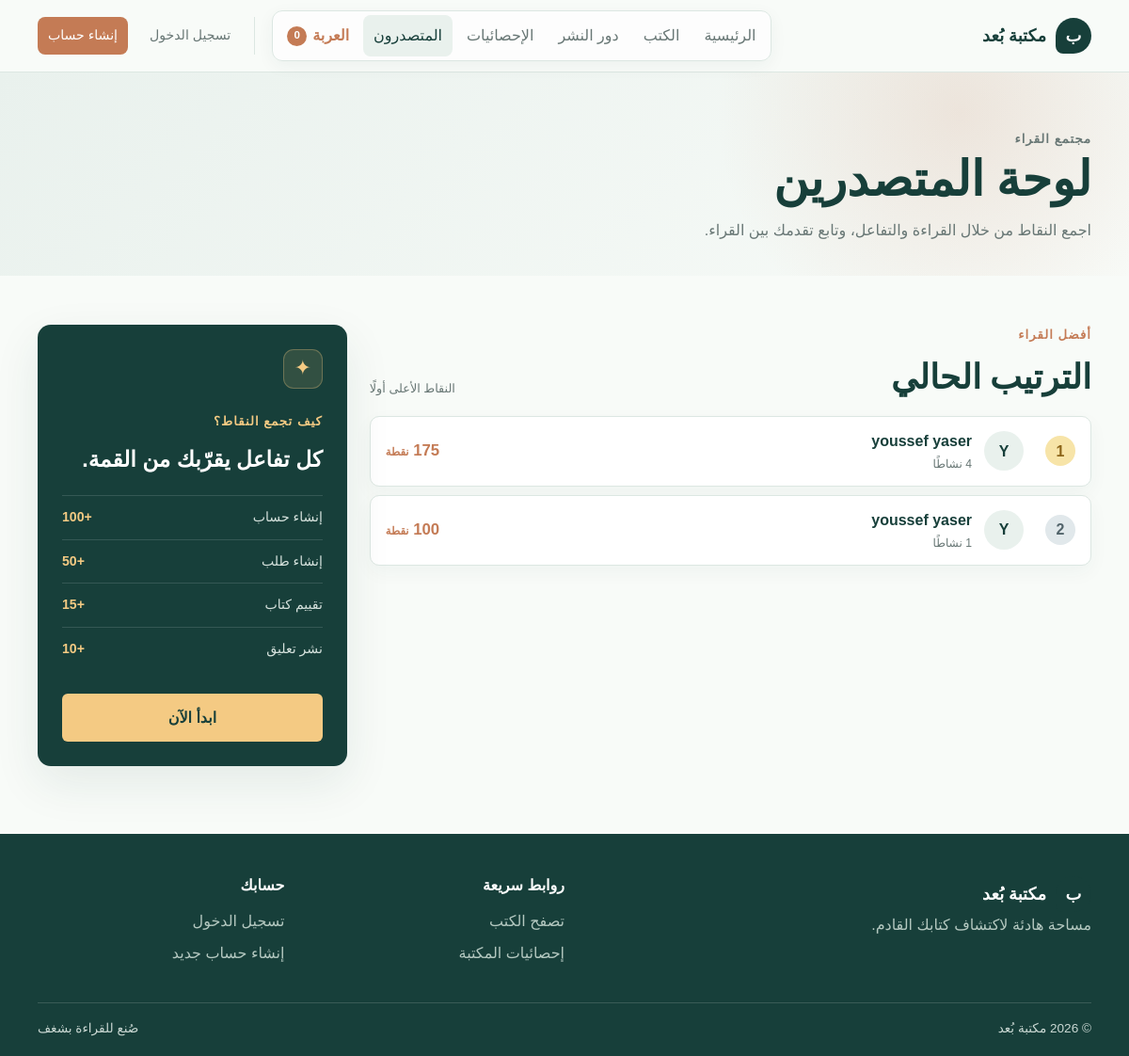
The page /leaderboard.php on the database its author committed.
### tables this page shows
CREATE TABLE `users` (
  `id` int(10) UNSIGNED NOT NULL,
  `name` varchar(100) NOT NULL,
  `email` varchar(255) NOT NULL,
  `password` varchar(255) NOT NULL,
  `role` enum('admin','user') NOT NULL DEFAULT 'user'
);

### includes/app.php (called while the page is built, shortened)
<?php
require_once __DIR__ . '/../admin/includes/helpers.php';
function isLoggedIn(): bool
{
    return isset($_SESSION['user_id']);
}

### admin/includes/helpers.php (called while the page is built, shortened)
<?php
function e(mixed $value): string
{
    return htmlspecialchars((string) $value, ENT_QUOTES, 'UTF-8');
}

### leaderboard.php (the view, shortened to what this page needs)
<?php
require_once __DIR__ . '/includes/app.php';
$statement = $pdo->query('SELECT users.id, users.name, COALESCE(SUM(points_ledger.points), 0) AS points, COUNT(points_ledger.id) AS activities FROM users LEFT JOIN points_ledger ON points_ledger.user_id = users.id WHERE users.role = "user" GROUP BY users.id, users.name ORDER BY points DESC, users.id ASC LIMIT 50');
$leaders = $statement->fetchAll();
$currentUserId = isLoggedIn() ? (int) $_SESSION['user_id'] : 0;
$currentRank = null;
$currentPoints = 0;
require __DIR__ . '/includes/header.php';
?>
<section class="page-intro leaderboard-intro"><div class="container"><p class="eyebrow">مجتمع القراء</p><h1>لوحة المتصدرين</h1><p>اجمع النقاط من خلال القراءة والتفاعل، وتابع تقدمك بين القراء.</p></div></section>
<section class="section leaderboard-section"><div class="container leaderboard-layout">
    <div class="leaderboard-main">
        <div class="section-heading"><div><p class="eyebrow">أفضل القراء</p><h2>الترتيب الحالي</h2></div><span class="leaderboard-rule">النقاط الأعلى أولًا</span></div>
        <?php if (!$leaders): ?>
            <div class="empty-state"><h2>ابدأ المنافسة</h2><p>لا توجد نقاط بعد. أنشئ حسابًا وابدأ التفاعل مع الكتب.</p></div>
        <?php else: ?>
            <div class="leaderboard-list">
                <?php foreach ($leaders as $index => $leader): ?>
                    <?php $rank = $index + 1; ?>
                    <article class="leaderboard-row <?= $currentUserId === (int) $leader['id'] ? 'is-current-user' : '' ?>">
                        <span class="leaderboard-rank rank-<?= $rank <= 3 ? $rank : 'default' ?>"><?= $rank ?></span>
                        <span class="leaderboard-avatar" aria-hidden="true"><?= e(mb_strtoupper(mb_substr((string) $leader['name'], 0, 1))) ?></span>
                        <span class="leaderboard-person"><strong><?= e($leader['name']) ?></strong><small><?= e($leader['activities']) ?> نشاطًا</small></span>
                        <strong class="leaderboard-points"><?= e(number_format((int) $leader['points'])) ?> <small>نقطة</small></strong>
                    </article>
                <?php endforeach; ?>
            </div>
        <?php endif; ?>
    </div>
    <aside class="points-card">
        <span class="points-card-icon" aria-hidden="true">✦</span>
        <p class="eyebrow">كيف تجمع النقاط؟</p>
        <h2>كل تفاعل يقرّبك من القمة.</h2>
        <ul class="points-rules"><li><span>إنشاء حساب</span><b>+100</b></li><li><span>إنشاء طلب</span><b>+50</b></li><li><span>تقييم كتاب</span><b>+15</b></li><li><span>نشر تعليق</span><b>+10</b></li></ul>
        <?php if (!isLoggedIn()): ?><a class="button button-primary" href="register.php">ابدأ الآن</a><?php elseif ($currentRank !== null): ?><div class="current-score"><span>ترتيبك الحالي</span><strong>#<?= e($currentRank) ?></strong><small><?= e(number_format($currentPoints)) ?> نقطة</small></div><?php else: ?><p class="points-note">لم تسجل نقاطًا بعد. قيّم كتابًا أو شارك رأيك لتظهر هنا.</p><?php endif; ?>
    </aside>
</div></section>
<?php require __DIR__ . '/includes/footer.php'; ?>

### assets/site.css (style rules this page uses)
button, .button, a { -webkit-tap-highlight-color: transparent; }
.button { min-height: 44px; }
:root { --ink:#173f3a; --muted:#687775; --paper:#f8fbf8; --line:#dce7e2; --accent:#c47b55; --mint:#e9f1ed; --white:#fff; --shadow:0 18px 50px rgba(23,63,58,.09); }
* { box-sizing:border-box; }
html { scroll-behavior:smooth; }
body { margin:0; color:var(--ink); background:var(--paper); font-family:'IBM Plex Sans Arabic',Tahoma,sans-serif; line-height:1.7; }
a { color:inherit; text-decoration:none; }
.container { width:min(1120px,calc(100% - 40px)); margin-inline:auto; }
.eyebrow { color:var(--accent); font-size:.82rem; font-weight:700; letter-spacing:.08em; margin:0 0 12px; }
h1,h2,h3,p { margin-top:0; }
h1,h2 { line-height:1.25; }
.button { display:inline-flex; justify-content:center; align-items:center; gap:8px; border:1px solid transparent; border-radius:6px; padding:11px 18px; cursor:pointer; font-weight:600; transition:.2s ease; }
.button-primary { color:var(--white); background:var(--ink); }
.section { padding:72px 0; }
.section-heading { display:flex; justify-content:space-between; align-items:end; gap:20px; margin-bottom:28px; }
.section-heading h2 { font-family:'Playfair Display',serif; font-size:2.2rem; margin-bottom:0; }
.page-intro { padding:60px 0 34px; background:linear-gradient(135deg,var(--mint),var(--paper)); }
.page-intro h1 { font-family:'Playfair Display',serif; font-size:3.2rem; margin-bottom:8px; }
.page-intro p { color:var(--muted); margin-bottom:0; }
.leaderboard-intro { background:radial-gradient(circle at 85% 20%, rgba(196,123,85,.16), transparent 25%), linear-gradient(135deg,var(--mint),var(--paper)); }
.leaderboard-section { padding-top:52px; }
.leaderboard-layout { display:grid; grid-template-columns:minmax(0,1.4fr) minmax(280px,.6fr); gap:24px; align-items:start; }
.leaderboard-main { min-width:0; }
.leaderboard-main .section-heading { align-items:end; margin-bottom:18px; }
.leaderboard-main .section-heading h2 { margin:0; }
.leaderboard-rule { color:var(--muted); font-size:.8rem; }
.leaderboard-list { display:grid; gap:9px; }
.leaderboard-row { display:grid; grid-template-columns:42px 42px minmax(0,1fr) auto; align-items:center; gap:13px; min-height:74px; padding:12px 16px; background:var(--white); border:1px solid var(--line); border-radius:10px; box-shadow:0 7px 20px rgba(23,63,58,.045); }
.leaderboard-rank { display:grid; place-items:center; width:32px; height:32px; color:var(--muted); border-radius:50%; background:#edf3ef; font-weight:700; }
.leaderboard-rank.rank-1 { color:#8c6418; background:#f7e4a8; }
.leaderboard-rank.rank-2 { color:#52646b; background:#e1e8eb; }
.leaderboard-avatar { display:grid; place-items:center; width:42px; height:42px; color:var(--teal-dark); border-radius:50%; background:var(--mint); font-weight:700; }
.leaderboard-person { display:grid; min-width:0; gap:1px; }
.leaderboard-person strong { overflow:hidden; text-overflow:ellipsis; white-space:nowrap; }
.leaderboard-person small { color:var(--muted); font-size:.76rem; }
.leaderboard-points { color:var(--accent); font:700 1.05rem 'DM Sans','IBM Plex Sans Arabic',sans-serif; white-space:nowrap; }
.leaderboard-points small { font:600 .72rem 'IBM Plex Sans Arabic',sans-serif; }
.points-card { padding:26px; background:var(--ink); border-radius:14px; color:var(--white); box-shadow:var(--shadow); }
.points-card-icon { display:grid; place-items:center; width:42px; height:42px; margin-bottom:24px; color:#f4ca83; border:1px solid rgba(244,202,131,.3); border-radius:11px; background:rgba(244,202,131,.12); font-size:1.35rem; }
.points-card .eyebrow { color:#f4ca83; }
.points-card h2 { margin:7px 0 20px; font-size:1.45rem; line-height:1.5; }
.points-rules { display:grid; gap:0; margin:0 0 24px; padding:0; list-style:none; }
.points-rules li { display:flex; align-items:center; justify-content:space-between; gap:14px; padding:11px 0; border-top:1px solid rgba(255,255,255,.13); color:#d7e3de; font-size:.88rem; }
.points-rules li b { color:#f4ca83; font-family:'DM Sans','IBM Plex Sans Arabic',sans-serif; }
.points-card .button { width:100%; margin:0; color:var(--ink); background:#f4ca83; }
body { overflow-x:hidden; }
.section-heading h2 { font-size:clamp(1.8rem,3vw,2.35rem); }

### rows shown on the page
users: rank "1", name "Y", name "youssef yaser", activities "4"
users: rank "2", name "Y", name "youssef yaser"

### other values the page prints
cartCount() "0"
